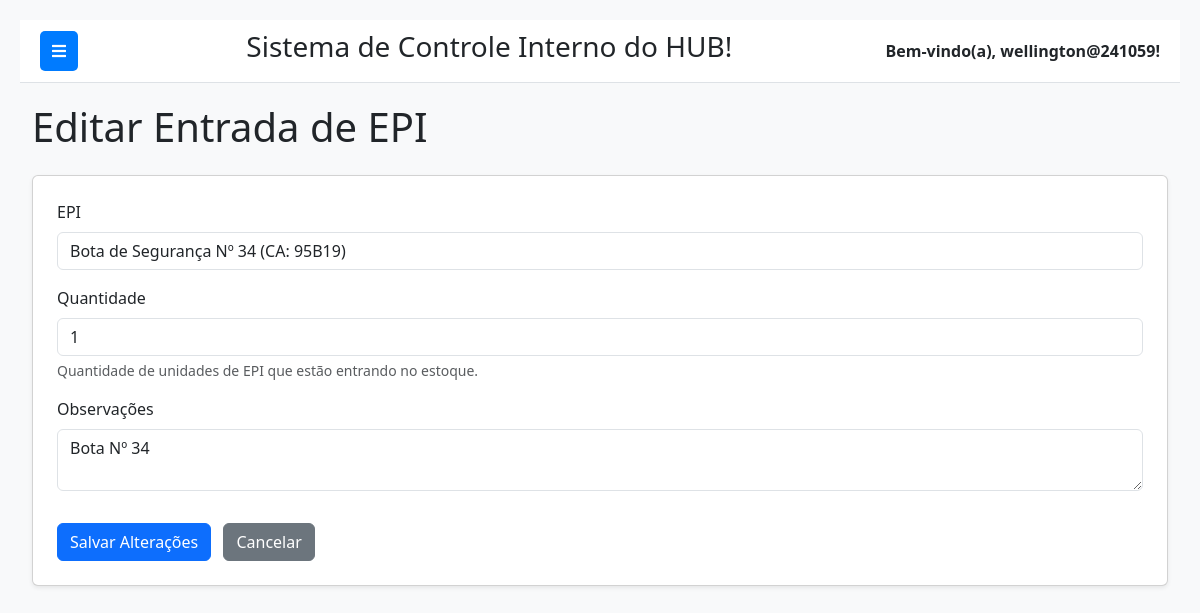
The app's page /epis/entradas/editar/1/ (signed in) with its own data.
### epi/models.py (models this page shows, shortened)
class EntradaEPI(models.Model):
    epi = models.ForeignKey(
        EPI,
        on_delete=models.CASCADE, # Se o EPI for deletado, as entradas relacionadas também são
        related_name='entradas_epi',
        verbose_name="EPI"
    )
    quantidade = models.PositiveIntegerField(verbose_name="Quantidade")
    data_entrada = models.DateTimeField(auto_now_add=True, verbose_name="Data de Entrada")
    observacoes = models.TextField(blank=True, null=True, verbose_name="Observações")
    class Meta:
        verbose_name = "Entrada de EPI"
        verbose_name_plural = "Entradas de EPI"
        ordering = ['-data_entrada'] # Ordena da mais recente para a mais antiga

### epi/views.py (the view)
# urls.py: path('entradas/editar/<int:pk>/', views.editar_entrada_epi, name='editar_entrada_epi'),
@login_required
def editar_entrada_epi(request, pk):
    entrada_epi = get_object_or_404(EntradaEPI, pk=pk)
    if request.method == 'POST':
        form = EntradaEPIForm(request.POST, instance=entrada_epi)
        if form.is_valid():
            form.save()
            messages.success(request, f'Entrada de {entrada_epi.quantidade}x "{entrada_epi.epi.nome}" atualizada com sucesso!')
            return redirect('listar_entradas_epi')
        else:
            messages.error(request, 'Erro ao atualizar entrada de EPI. Verifique os campos.')
    else:
        form = EntradaEPIForm(instance=entrada_epi)
    context = {
        'form': form,
        'entrada_epi': entrada_epi,
        'active_page': 'entradas_epi',
    }
    return render(request, 'epi/editar_entrada_epi.html', context)

### epi/forms.py
class EntradaEPIForm(forms.ModelForm):
    class Meta:
        model = EntradaEPI
        fields = ['epi', 'quantidade', 'observacoes']
        labels = {
            'epi': 'EPI',
            'quantidade': 'Quantidade',
            'observacoes': 'Observações',
        }
        widgets = {
            'observacoes': forms.Textarea(attrs={'rows': 2}),
        }
        help_texts = {
            'quantidade': 'Quantidade de unidades de EPI que estão entrando no estoque.',
        }

### epi/models.py (called while the page is built)
    def __str__(self):
        return f"{self.nome} (CA: {self.ca})"

### epi/templates/epi/editar_entrada_epi.html (shortened to what this page needs)
{% extends 'base.html' %}
{% load widget_tweaks %}
{% block content %}
    <h1 class="mb-4">Editar Entrada de EPI</h1>
    <div class="card p-4 shadow-sm">
        <form method="post">
            {% for field in form %}
                <div class="mb-3">
                    <label for="{{ field.id_for_label }}" class="form-label">{{ field.label }}</label>
                    {% render_field field class="form-control" %}
                    {% if field.help_text %}
                        <div class="form-text text-muted">{{ field.help_text }}</div>
                    {% endif %}
                </div>
            {% endfor %}
            <button type="submit" class="btn btn-primary mt-3">Salvar Alterações</button>
            <a href="{% url 'listar_entradas_epi' %}" class="btn btn-secondary mt-3 ms-2">Cancelar</a>
        </form>
    </div>
{% endblock %}

### templates/base.html (shortened to what this page needs)
{% load static %}
<!DOCTYPE html>
<html lang="pt-br">
<head>
    <link href="https://cdn.jsdelivr.net/npm/bootstrap@5.3.3/dist/css/bootstrap.min.css" rel="stylesheet">
    <link rel="stylesheet" href="https://cdnjs.cloudflare.com/ajax/libs/font-awesome/5.15.4/css/all.min.css" />
</head>
<body>
    <div class="main-content" id="main-content">
        <div class="navbar-top">
            <button class="toggle-btn" id="sidebarToggle">
                <i class="fas fa-bars"></i>
            </button>
            <div class="system-name">
                <h3>Sistema de Controle Interno do HUB!</h3>
            </div>
            <div class="user-info">
                Bem-vindo(a), {{ request.user.username }}!
            </div>
        </div>
        <div class="container-fluid">
            {% block content %}
            {% endblock %}
        </div>
    </div>
</body>
</html>

### templates/base.html (style rules this page uses)
body { display: flex; min-height: 100vh; background-color: #f8f9fa; }
.main-content { flex-grow: 1; padding: 20px; transition: margin-left 0.3s ease-in-out; margin-left: 0; }
.navbar-top { background-color: #ffffff; border-bottom: 1px solid #dee2e6; padding: 10px 20px; display: flex; justify-content: space-between; align-items: center; margin-bottom: 20px; }
.navbar-top .user-info { font-weight: bold; }
.toggle-btn { background-color: #007bff; color: white; border: none; padding: 8px 12px; border-radius: 5px; cursor: pointer; margin-right: 15px; }

### records on screen
EntradaEPI: epi "Bota de Segurança Nº 34 (CA: 95B19)" "1" "Bota Nº 34"

### other values on screen
{{ request.user.username }} "wellington@241059"
{{ field.label }} "EPI" "Quantidade" "Observações"
{{ field.help_text }} "Quantidade de unidades de EPI que estão entrando no estoque."
